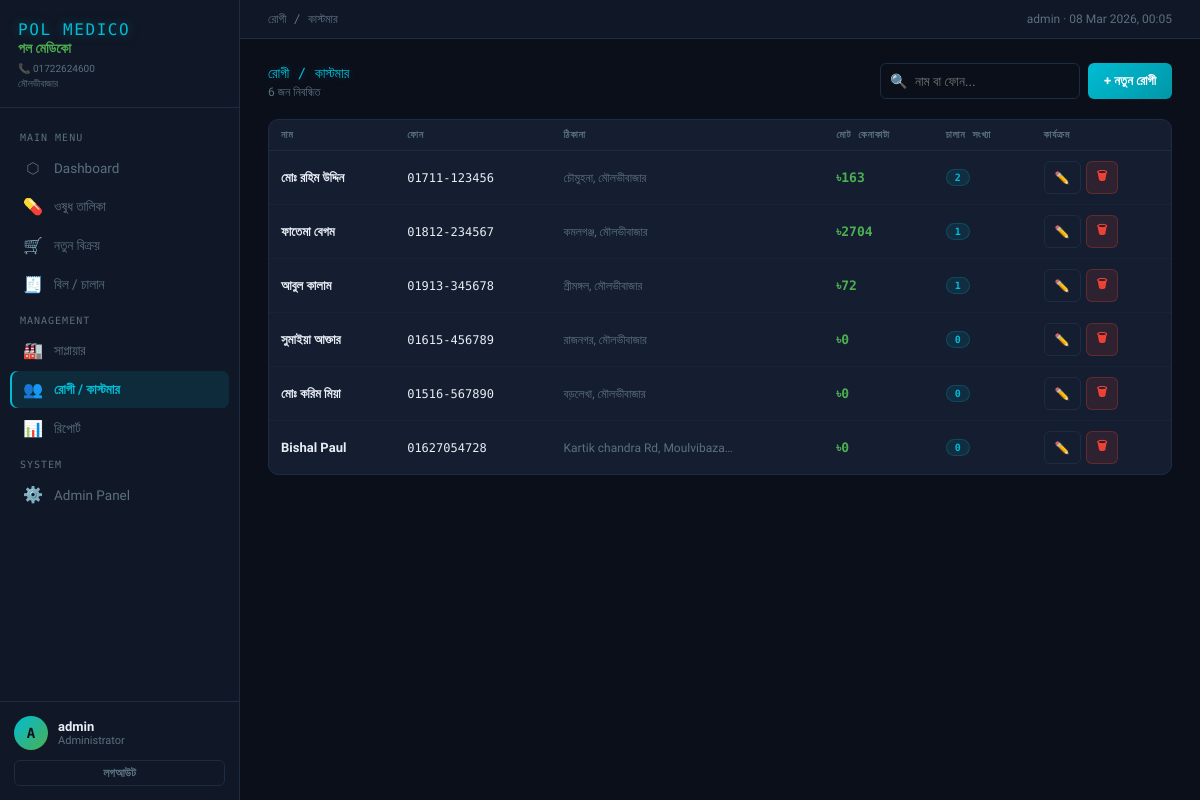
The page /customers/ (signed in) on the database its author committed.
### pharmacy/models.py (models this page shows, shortened)
class UserProfile(models.Model):
    ROLES = [
        ('admin', 'Administrator'),
        ('pharmacist', 'Pharmacist / ফার্মাসিস্ট'),
        ('staff', 'Staff / স্টাফ'),
    ]
    user = models.OneToOneField(User, on_delete=models.CASCADE, related_name='profile')
    role = models.CharField(max_length=20, choices=ROLES, default='staff')
    phone = models.CharField(max_length=20, blank=True)
    created_at = models.DateTimeField(auto_now_add=True)
    class Meta:
        verbose_name = "User Profile"

class Customer(models.Model):
    name = models.CharField(max_length=200)
    phone = models.CharField(max_length=20, blank=True)
    email = models.EmailField(blank=True)
    address = models.TextField(blank=True)
    date_of_birth = models.DateField(null=True, blank=True)
    created_at = models.DateTimeField(auto_now_add=True)
    updated_at = models.DateTimeField(auto_now=True)
    @property
    def total_purchases(self):
        return self.bills.filter(status='paid').aggregate(
            total=models.Sum('grand_total')
        )['total'] or Decimal('0.00')
    class Meta:
        ordering = ['name']

### pharmacy/views.py (the view)
# urls.py: path('customers/', views.customer_list, name='customer_list'),
@login_required
def customer_list(request):
    customers = Customer.objects.annotate(bills_count=Count('bills'))
    q = request.GET.get('q', '')
    if q:
        customers = customers.filter(Q(name__icontains=q) | Q(phone__icontains=q))
    return render(request, 'pharmacy/customer_list.html', {'customers': customers, 'q': q, 'pharmacy': PHARMACY_INFO})

### pharmacy/templates/pharmacy/customer_list.html (shortened to what this page needs)
{% extends "pharmacy/base.html" %}
{% block nav_cust %}active{% endblock %}
{% block breadcrumb %}রোগী / কাস্টমার{% endblock %}
{% block content %}
<div class="page-header">
  <div><div class="page-title">রোগী / কাস্টমার</div><div class="page-sub">{{ customers|length }} জন নিবন্ধিত</div></div>
  <div style="display:flex;gap:8px">
    <form method="get"><div class="search-wrap"><span class="search-icon">🔍</span><input name="q" class="form-input" placeholder="নাম বা ফোন..." value="{{ q }}" style="width:200px"></div></form>
    <a href="{% url 'customer_create' %}" class="btn btn-primary">+ নতুন রোগী</a>
  </div>
</div>
<div class="card">
  <table>
    <thead><tr><th>নাম</th><th>ফোন</th><th>ঠিকানা</th><th>মোট কেনাকাটা</th><th>চালান সংখ্যা</th><th>কার্যক্রম</th></tr></thead>
    <tbody>
      {% for c in customers %}
      <tr>
        <td><a href="{% url 'customer_detail' c.pk %}" style="font-weight:600;color:var(--text);text-decoration:none">{{ c.name }}</a></td>
        <td class="mono" style="font-size:12px">{{ c.phone|default:"—" }}</td>
        <td style="color:var(--muted);font-size:12px">{{ c.address|truncatechars:30|default:"—" }}</td>
        <td class="mono" style="color:#4caf50;font-weight:700">৳{{ c.total_purchases|floatformat:0 }}</td>
        <td><span class="tag tag-blue">{{ c.bills_count }}</span></td>
        <td><div style="display:flex;gap:5px"><a href="{% url 'customer_edit' c.pk %}" class="btn btn-ghost btn-sm">✏️</a><a href="{% url 'customer_delete' c.pk %}" class="btn btn-danger btn-sm">🗑</a></div></td>
      </tr>
      {% empty %}<tr><td colspan="6" style="text-align:center;padding:40px;color:var(--muted)">কোনো রোগী নেই। <a href="{% url 'customer_create' %}" style="color:var(--accent)">যোগ করুন?</a></td></tr>
      {% endfor %}
    </tbody>
  </table>
</div>
{% endblock %}

### pharmacy/templates/pharmacy/base.html (shortened to what this page needs)
{% load static %}
<!DOCTYPE html>
<html lang="bn">
<head>
</head>
<body>
  <aside class="sidebar">
    <div class="sidebar-logo">
      <div class="logo-en">POL MEDICO</div>
      <div class="logo-bn">পল মেডিকো</div>
      <div class="logo-sub">📞 {{ pharmacy.phone }}<br>মৌলভীবাজার</div>
    </div>
    <nav>
      <div class="nav-section">Main Menu</div>
      <a href="{% url 'dashboard' %}" class="nav-link {% block nav_dash %}{% endblock %}"><span class="icon">⬡</span> Dashboard</a>
      <a href="{% url 'medicine_list' %}" class="nav-link {% block nav_med %}{% endblock %}"><span class="icon">💊</span> ওষুধ তালিকা</a>
      <a href="{% url 'bill_create' %}" class="nav-link {% block nav_sell %}{% endblock %}"><span class="icon">🛒</span> নতুন বিক্রয়</a>
      <a href="{% url 'bill_list' %}" class="nav-link {% block nav_bill %}{% endblock %}"><span class="icon">🧾</span> বিল / চালান</a>
      <div class="nav-section">Management</div>
      <a href="{% url 'supplier_list' %}" class="nav-link {% block nav_sup %}{% endblock %}"><span class="icon">🏭</span> সাপ্লায়ার</a>
      <a href="{% url 'customer_list' %}" class="nav-link {% block nav_cust %}{% endblock %}"><span class="icon">👥</span> রোগী / কাস্টমার</a>
      <a href="{% url 'reports' %}" class="nav-link {% block nav_rep %}{% endblock %}"><span class="icon">📊</span> রিপোর্ট</a>
      {% if user.is_superuser %}
      <div class="nav-section">System</div>
      <a href="{% url 'admin:index' %}" class="nav-link"><span class="icon">⚙️</span> Admin Panel</a>
      {% endif %}
    </nav>
    <div class="sidebar-user">
      <div class="user-row">
        <div class="user-avatar">{{ user.username|first|upper }}</div>
        <div>
          <div class="user-name">{{ user.username }}</div>
          <div class="user-role">{% if user.profile %}{{ user.profile.get_role_display }}{% else %}Staff{% endif %}</div>
        </div>
      </div>
      <a href="{% url 'logout' %}" class="btn btn-ghost btn-sm" style="width:100%;justify-content:center">লগআউট</a>
    </div>
  </aside>
  <div class="main">
    <div class="topbar">
      <span class="topbar-left">{% block breadcrumb %}পল মেডিকো{% endblock %}</span>
      <span class="topbar-right">{{ user.username }} · {% now "d M Y, H:i" %}</span>
    </div>
    <div class="content animate">
      {% block content %}{% endblock %}
    </div>
  </div>
</body>
</html>

### rows shown on the page
Customer: name "মোঃ রহিম উদ্দিন", phone "01711-123456", address "চৌমুহনা, মৌলভীবাজার", total_purchases "163", bills_count "2"
Customer: name "ফাতেমা বেগম", phone "01812-234567", address "কমলগঞ্জ, মৌলভীবাজার", total_purchases "2704", bills_count "1"
Customer: name "আবুল কালাম", phone "01913-345678", address "শ্রীমঙ্গল, মৌলভীবাজার", total_purchases "72", bills_count "1"
Customer: name "সুমাইয়া আক্তার", phone "01615-456789", address "রাজনগর, মৌলভীবাজার", total_purchases "0", bills_count "0"
Customer: name "মোঃ করিম মিয়া", phone "01516-567890", address "বড়লেখা, মৌলভীবাজার", total_purchases "0", bills_count "0"
Customer: name "Bishal Paul", phone "01627054728", address "Kartik chandra Rd, Moulvibaza…", total_purchases "0", bills_count "0"

### other values the page prints
{{ pharmacy.phone }} "01722624600"
{{ user.username|first|upper }} "A"
{{ user.username }} "admin"
{{ user.profile.get_role_display }} "Administrator"
{{ customers|length }} "6"
